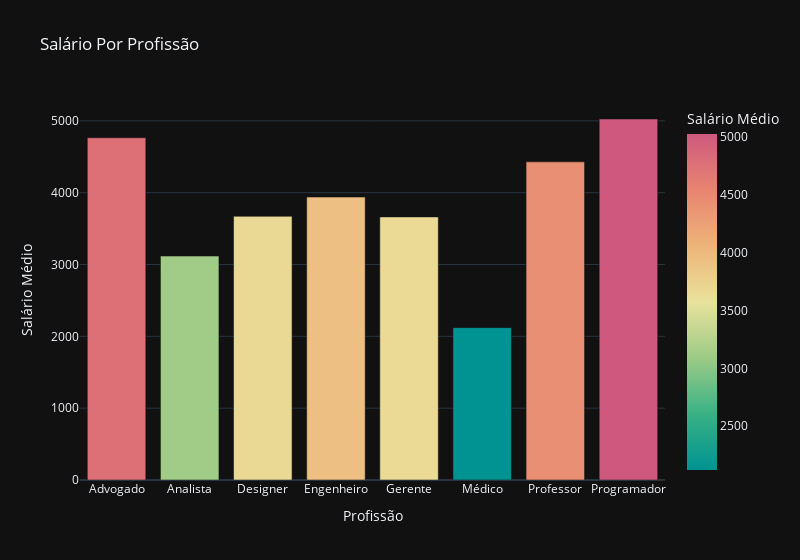

The notebook cell this image was saved under:
### Markdown cell above
## Gráfico de Barras com Heatmap

### Code cell
# Calculando a média do salário por profissão
salario_por_profissao = dados.groupby('Profissao')['Salario'].mean().reset_index()

# CRIANDO O GRÁFICO
fig = px.bar(
    salario_por_profissao,
    x = 'Profissao',
    y = 'Salario',
    title = 'Salário Por Profissão',
    orientation = 'v',
    labels = {
        'Profissao': 'Profissão',
        'Salario': 'Salário Médio'
    },
    color = 'Salario', # Especificando a cor baseada nos valores dos salários ---> HEATMAP
    color_continuous_scale = 'temps', # ---> muda a cor do heatmap
    width = 800 # Definindo a largura do gráfico em pixels
)

fig.show()

### Figure 1 — Plotly figure (JSON) as saved in the notebook; plotly's stock layout.template omitted (floating-point values rounded to 4 significant figures)
{"data": [{"hovertemplate": "Profissão=%{x}<br>Salário Médio=%{marker.color}<extra></extra>", "legendgroup": "", "marker": {"color": [4764.0, 3118.0, 3670.0, 3938.0, 3662.0, 2121.0, 4429.0, 5026.0], "coloraxis": "coloraxis", "pattern": {"shape": ""}}, "name": "", "orientation": "v", "showlegend": false, "textposition": "auto", "x": ["Advogado", "Analista", "Designer", "Engenheiro", "Gerente", "Médico", "Professor", "Programador"], "xaxis": "x", "y": [4764.0, 3118.0, 3670.0, 3938.0, 3662.0, 2121.0, 4429.0, 5026.0], "yaxis": "y", "type": "bar"}], "layout": {"xaxis": {"anchor": "y", "domain": [0.0, 1.0], "title": {"text": "Profissão"}}, "yaxis": {"anchor": "x", "domain": [0.0, 1.0], "title": {"text": "Salário Médio"}}, "coloraxis": {"colorbar": {"title": {"text": "Salário Médio"}}, "colorscale": [[0.0, "rgb(0, 147, 146)"], [0.1667, "rgb(57, 177, 133)"], [0.3333, "rgb(156, 203, 134)"], [0.5, "rgb(233, 226, 156)"], [0.6667, "rgb(238, 180, 121)"], [0.8333, "rgb(232, 132, 113)"], [1.0, "rgb(207, 89, 126)"]]}, "legend": {"tracegroupgap": 0}, "title": {"text": "Salário Por Profissão"}, "barmode": "relative", "width": 800}}
